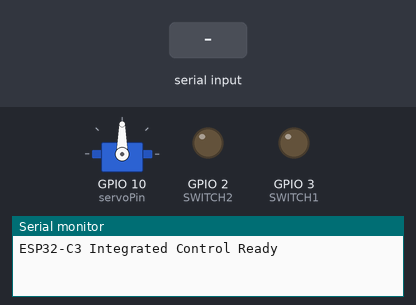
Bench run of a sketch on a simulated ESP32-C3. Parts: servo, output pins drawn as LEDs (lit = HIGH), the last lines printed to the serial monitor. The inputs (shaded band) are chosen by the test bench.

Above: at 1.2 s.
1.3 s: "SHUTTER\n" received over Serial
At 1.43 s:
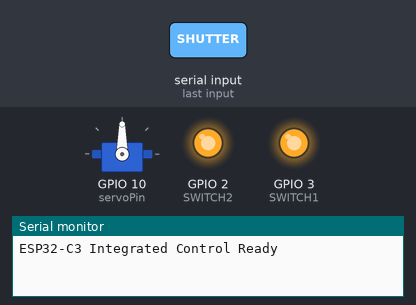
3.0 s: "FILTER,ON\n" received over Serial
At 4.2 s:
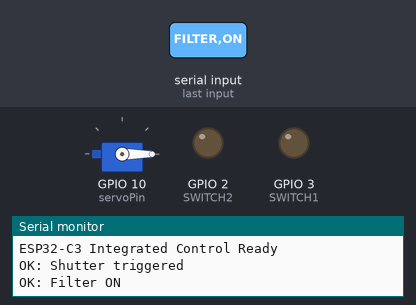
4.5 s: "FILTER,OFF\n" received over Serial
At 5.3 s:
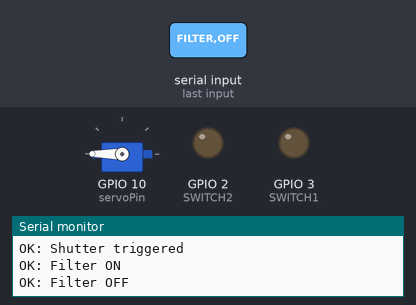
6.0 s: "SHUTTER\n" received over Serial
At 6.13 s:
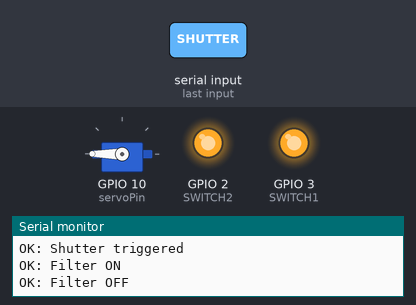
Timing chart, 0 to 8.7 s (numbered marks = the images above; inputs shaded):
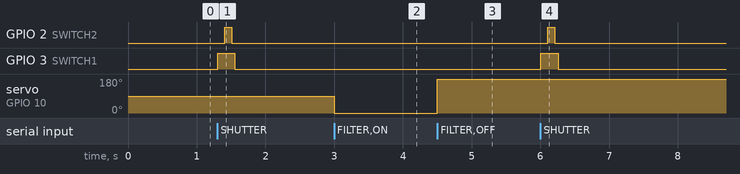

The sketch:

servo_camera.ino
```cpp
#include <ESP32Servo.h>

Servo myservo;
int servoPin = 10;

#define SWITCH1 3   // Shutter control pin 1 (e.g., focus)
#define SWITCH2 2   // Shutter control pin 2 (e.g., shutter release)

// Track last trigger time to prevent double triggering
unsigned long lastTriggerTime = 0;
const unsigned long debounceDelay = 500;  // 500ms debounce time

// State tracking to prevent unwanted triggers
volatile bool isTriggering = false;

void setup() {
  Serial.begin(115200);

  // Configure pins with INPUT_PULLDOWN when not in use
  // This ensures they're not floating when the ESP32 is on but not actively driving them
  pinMode(SWITCH1, OUTPUT);
  pinMode(SWITCH2, OUTPUT);
  digitalWrite(SWITCH1, LOW);
  digitalWrite(SWITCH2, LOW);

  ESP32PWM::allocateTimer(0);
  ESP32PWM::allocateTimer(1);
  ESP32PWM::allocateTimer(2);
  ESP32PWM::allocateTimer(3);

  myservo.setPeriodHertz(50);
  myservo.attach(servoPin, 700, 2400);  // Adjust for your servo

  Serial.println("ESP32-C3 Integrated Control Ready");
}

void triggerShutter() {
  // Check if enough time has passed since last trigger
  unsigned long currentTime = millis();
  if (currentTime - lastTriggerTime < debounceDelay) {
    Serial.println("Debouncing: Ignored rapid trigger request");
    return;  // Exit if we're still within debounce time
  }

  // Set flag to prevent reentrancy
  if (isTriggering) {
    Serial.println("Already triggering, ignoring request");
    return;
  }

  isTriggering = true;

  // Store the trigger time
  lastTriggerTime = currentTime;

  // Actual trigger sequence
  digitalWrite(SWITCH1, HIGH);
  delay(100);  // Reduced from 1000ms to 100ms - faster focus
  digitalWrite(SWITCH2, HIGH);
  delay(100);  // Reduced from 1000ms to 100ms - shorter shutter press
  digitalWrite(SWITCH2, LOW);
  delay(50);   // Small delay before releasing focus
  digitalWrite(SWITCH1, LOW);

  // Clear trigger flag
  isTriggering = false;

  // Add additional debounce delay to ensure no double triggers
  delay(50);
}

void loop() {
  if (Serial.available()) {
    String command = Serial.readStringUntil('\n');
    command.trim();

    if (command == "SHUTTER") {
      triggerShutter();
      Serial.println("OK: Shutter triggered");

    } else if (command == "FILTER,ON") {
      myservo.write(0);  // Filter in front
      Serial.println("OK: Filter ON");

    } else if (command == "FILTER,OFF") {
      myservo.write(180);  // Filter away
      Serial.println("OK: Filter OFF");

    } else {
      Serial.println("ERROR: Unknown command");
    }
  }

  // Reduced main loop delay for better responsiveness
  delay(10);
}
```

Measured:
- after the input at 1.3 s, GPIO 2 (SWITCH2): LOW → HIGH after 0.11 s, → LOW 0.10 s later; GPIO 3 (SWITCH1): LOW → HIGH at once, → LOW 0.25 s later
- after the input at 3.0 s, servo on GPIO 10 (servoPin): 90° → 0° at once
- after the input at 4.5 s, servo on GPIO 10 (servoPin): 0° → 180° at once
- after the input at 6.0 s, GPIO 2 (SWITCH2): LOW → HIGH after 0.11 s, → LOW 0.10 s later; GPIO 3 (SWITCH1): LOW → HIGH at once, → LOW 0.25 s later
